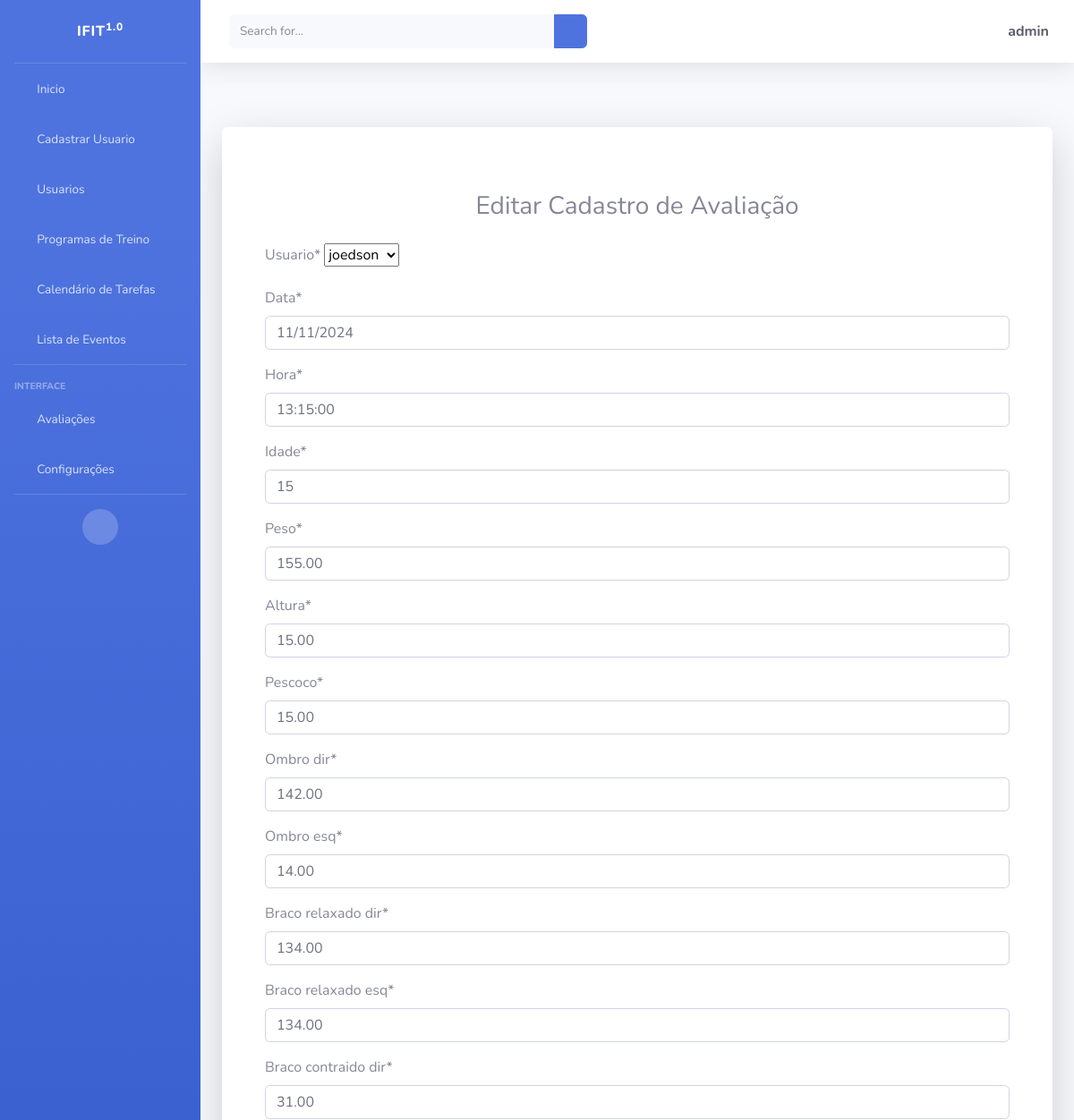
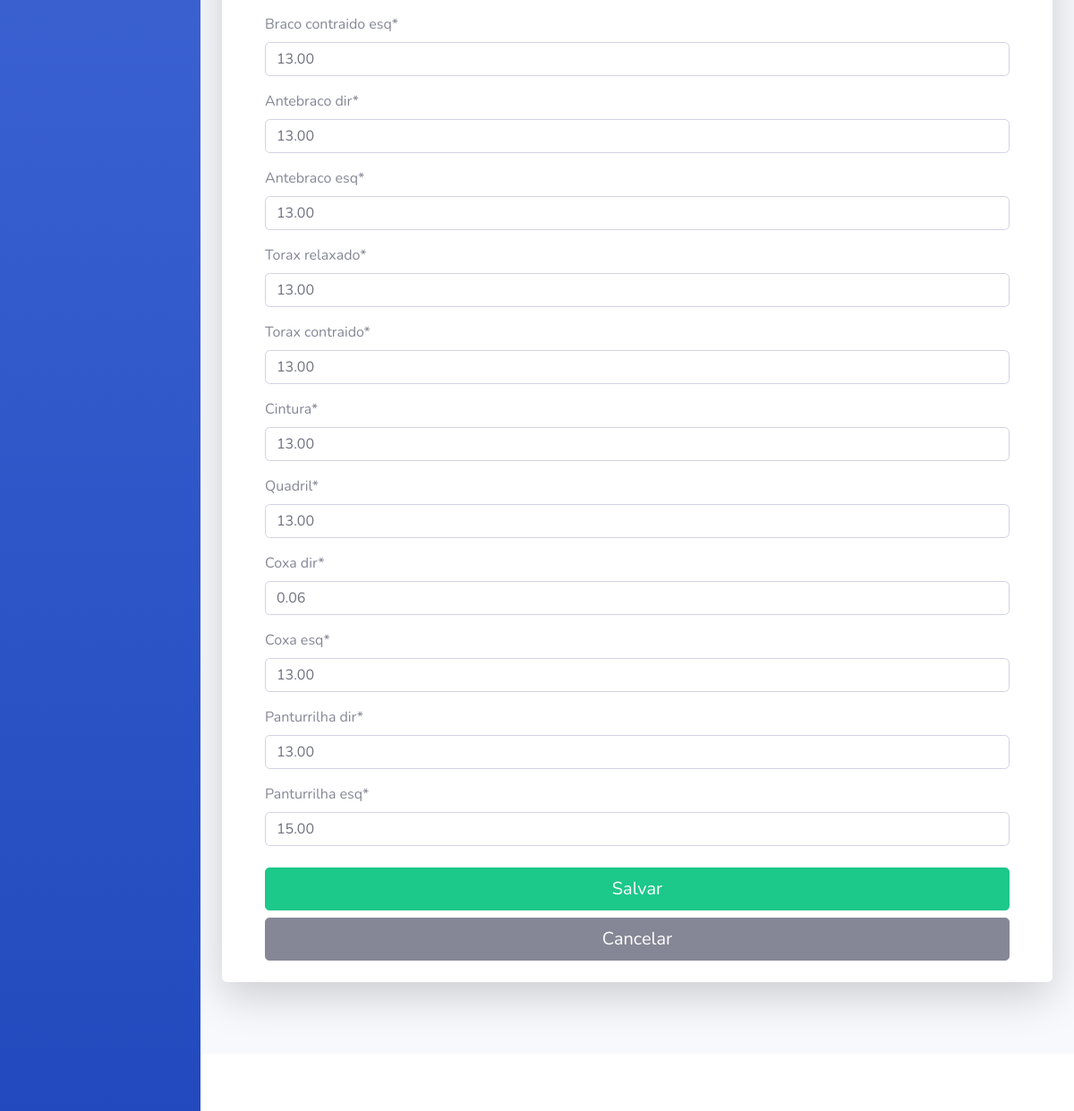
Page /editar/avaliacao/2/ (signed in) on the committed database (2 pictures, top to bottom).
### cadastros/models.py (models this page shows, shortened)
class Avaliacao(models.Model):
    usuario = models.ForeignKey(User, on_delete=models.CASCADE)
    data = models.DateField()
    hora = models.TimeField()
    idade = models.PositiveIntegerField()
    peso = models.DecimalField(max_digits=5, decimal_places=2)
    altura = models.DecimalField(max_digits=4, decimal_places=2)
    pescoco = models.DecimalField(max_digits=5, decimal_places=2)
    ombro_dir = models.DecimalField(max_digits=5, decimal_places=2)
    ombro_esq = models.DecimalField(max_digits=5, decimal_places=2)
    braco_relaxado_dir = models.DecimalField(max_digits=5, decimal_places=2)
    braco_relaxado_esq = models.DecimalField(max_digits=5, decimal_places=2)
    braco_contraido_dir = models.DecimalField(max_digits=5, decimal_places=2)
    braco_contraido_esq = models.DecimalField(max_digits=5, decimal_places=2)
    antebraco_dir = models.DecimalField(max_digits=5, decimal_places=2)
    antebraco_esq = models.DecimalField(max_digits=5, decimal_places=2)
    torax_relaxado = models.DecimalField(max_digits=5, decimal_places=2)
    torax_contraido = models.DecimalField(max_digits=5, decimal_places=2)
    cintura = models.DecimalField(max_digits=5, decimal_places=2)
    quadril = models.DecimalField(max_digits=5, decimal_places=2)
    coxa_dir = models.DecimalField(max_digits=5, decimal_places=2)
    coxa_esq = models.DecimalField(max_digits=5, decimal_places=2)
    panturrilha_dir = models.DecimalField(max_digits=5, decimal_places=2)
    panturrilha_esq = models.DecimalField(max_digits=5, decimal_places=2)

### cadastros/views.py (the view)
# urls.py: path('editar/avaliacao/<int:pk>/', AvaliacaoUpdate.as_view(), name='editar-avaliacao'),
class AvaliacaoUpdate(GroupRequiredMixin, LoginRequiredMixin, UpdateView):
    login_url = reverse_lazy('login')
    group_required = u"Administrador"
    model = Avaliacao
    fields = ['usuario', 'data', 'hora', 'idade', 'peso', 'altura', 'pescoco',
              'ombro_dir', 'ombro_esq', 'braco_relaxado_dir', 'braco_relaxado_esq',
              'braco_contraido_dir', 'braco_contraido_esq', 'antebraco_dir',
              'antebraco_esq', 'torax_relaxado', 'torax_contraido', 'cintura',
              'quadril', 'coxa_dir', 'coxa_esq', 'panturrilha_dir', 'panturrilha_esq']
    template_name = 'cadastros/form_avaliacao.html'
    success_url = reverse_lazy('listar-avaliacoes')
    def get_context_data(self, *args, **kwargs):
        context = super().get_context_data(*args, **kwargs)
        context['titulo'] = "Editar Cadastro de Avaliação"
        context['botao'] = "Salvar"
        return context

### cadastros/templates/cadastros/form_avaliacao.html (shortened to what this page needs)
{% extends 'paginas/index.html' %}
{% load static %}
{% load crispy_forms_tags %}
{% block conteudo %}
<div class="container mt-5">
    <h3 class="text-center mb-4">{{ titulo }}</h3>
    <form method="post">
        {{ form|crispy }}
        <div class="text-center mt-4">
            <button type="submit" class="btn btn-success btn-lg w-100">{{ botao }}</button>
            <a href="{% url 'listar-avaliacoes' %}" class="btn btn-secondary btn-lg w-100 mt-2">Cancelar</a>
        </div>
    </form>
</div>
{% endblock %}

### paginas/templates/paginas/index.html (shortened to what this page needs)
{% load static %}
<!DOCTYPE html>
<html lang="pt-br">
<head>
    <link href={% static "fontawesome-free/css/all.min.css" %} rel="stylesheet" type="text/css">
    <link href={% static "css/sb-admin-2.min.css" %} rel="stylesheet" type="text/css">
    <link href={% static "css/sb-admin-2.min.css" %} rel="stylesheet">
</head>
<body id="page-top">
    <div id="wrapper">
        <ul class="navbar-nav bg-gradient-primary sidebar sidebar-dark accordion" id="accordionSidebar">
            <a class="sidebar-brand d-flex align-items-center justify-content-center" href="index.html">
                <div class="sidebar-brand-text mx-3">IFIT<sup>1.0</sup></div>
            </a>
            <hr class="sidebar-divider my-0">
            <li class="nav-item {% if request.path == '/' or request.path == '/inicio/' %}active{% endif %}">
                <a class="nav-link" href="{% url 'inicio' %}">
                    <i class="fas fa-fw fa-home"></i>
                    <span>Inicio</span>
                </a>
            </li>
            <li class="nav-item {% if request.path == '/registrar/' %}active{% endif %}">
                {% if user.is_staff %}
                    <a class="nav-link" href="{% url 'registrar' %}">
                        <i class="fas fa-fw fa-plus"></i>
                        <span>Cadastrar Usuario</span>
                    </a>
                {% endif %}
            </li>
            <li class="nav-item {% if request.path == '/listar-usersauth/' %}active{% endif %}">
                {% if user.is_staff %}
                    <a class="nav-link" href="{% url 'listar-usersauth' %}">
                        <i class="fas fa-fw fa-user"></i>
                        <span>Usuarios</span>
                    </a>
                {% endif %}
            </li>
            <li class="nav-item {% if request.path == '/listar-training-exercicios/' %}active{% endif %}">
                <a class="nav-link" href="{% url 'listar-training-exercicios' %}">
                    <i class="fas fa-fw fa-dumbbell"></i>
                    <span>Programas de Treino</span>
                </a>
            </li>
            <li class="nav-item {% if request.path == '/calendar/' %}active{% endif %}">
                <a class="nav-link" href="{% url 'calendar' %}">
                    <i class="fas fa-fw fa-calendar"></i>
                    <span>Calendário de Tarefas</span>
                </a>
            </li>
            <li class="nav-item {% if request.path == '/task-list/' %}active{% endif %}">
                <a class="nav-link" href="{% url 'task-list' %}">
                    <i class="fas fa-fw fa-clipboard"></i>
                    <span>Lista de Eventos</span>
                </a>
            </li>
            <hr class="sidebar-divider">
            <div class="sidebar-heading">
                Interface
            </div>
            <li class="nav-item {% if request.path == '/avaliacoes/' or request.path == '/listar-avaliacoes/' %}active{% endif %}">
                <a class="nav-link collapsed" href="#" data-toggle="collapse" data-target="#collapseTwo"
                    aria-expanded="true" aria-controls="collapseTwo">
                    <i class="fas fa-fw fa-heartbeat"></i>
                    <span>Avaliações</span>
                </a>
            </li>
            <li class="nav-item {% if request.path == '/atualizar-dados/' %}active{% endif %}">
                <a class="nav-link collapsed" href="#" data-toggle="collapse" data-target="#collapseUtilities"
                    aria-expanded="true" aria-controls="collapseUtilities">
                    <i class="fas fa-fw fa-wrench"></i>
                    <span>Configurações</span>
                </a>
            </li>
            <hr class="sidebar-divider d-none d-md-block">
            <div class="text-center d-none d-md-inline">
                <button class="rounded-circle border-0" id="sidebarToggle"></button>
            </div>
        </ul>
        <div id="content-wrapper" class="d-flex flex-column">
            <div id="content">
                <nav class="navbar navbar-expand navbar-light bg-white topbar mb-4 static-top shadow">
                    <form
                        class="d-none d-sm-inline-block form-inline mr-auto ml-md-3 my-2 my-md-0 mw-100 navbar-search">
                        <div class="input-group">
                            <input type="text" class="form-control bg-light border-0 small" placeholder="Search for..."
                                aria-label="Search" aria-describedby="basic-addon2">
                            <div class="input-group-append">
                                <button class="btn btn-primary" type="button">
                                    <i class="fas fa-search fa-sm"></i>
                                </button>
                            </div>
                        </div>
                    </form>
                    <ul class="navbar-nav ml-auto">
                        <li class="nav-item dropdown no-arrow">
                            {% if request.user.is_authenticated %}
                            <a class="nav-link dropdown-toggle" href="#" id="userDropdown" role="button"
                                data-toggle="dropdown" aria-haspopup="true" aria-expanded="false">
                                <span class="fas fa-user-circle fa-lg fa-fw mr-2 text-dark"></span>
                                <span class="font-weight-bold text-dark">{{ request.user }}</span>
                            </a>
                            {% endif %}
                        </li>
                    </ul>
                </nav>
                <div class="container-fluid py-5">
                    <div class="jumbotron bg-white shadow-lg p-4 rounded">
                        {% block conteudo %}{% endblock %}
                    </div>
                </div>
            </div>
            <footer class="sticky-footer bg-white">
            </footer>
        </div>
    </div>
</body>
</html>

### rows in the picture
Avaliacao: usuario "joedson", data "11/11/2024", hora "13:15:00", idade "15", peso "155.00", altura "15.00", pescoco "15.00", ombro_dir "142.00", ombro_esq "14.00", braco_relaxado_dir "134.00", braco_relaxado_esq "134.00", braco_contraido_dir "31.00", braco_contraido_esq "13.00", antebraco_dir "13.00", antebraco_esq "13.00", torax_relaxado "13.00", torax_contraido "13.00", cintura "13.00", quadril "13.00", coxa_dir "0.06", coxa_esq "13.00", panturrilha_dir "13.00", panturrilha_esq "15.00"

### other values in the picture
{{ request.user }} "admin"
{{ titulo }} "Editar Cadastro de Avaliação"
{{ botao }} "Salvar"
